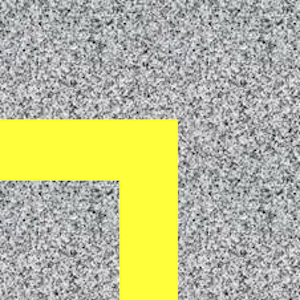
#> input picture raw_img/tex/DL.png, 300 x 300 px, given in place of mountain.png, which was not available
$ python convert_images.py
#> lines starting #> are read from the running program, lines starting #| are printed output that depends on the picture; pictures that were not available may be replaced by others from this repository, and a replacement may not be noted
from PIL import Image

def next_pow2(n):
    p = 1
    while p < n:
        p *= 2
    return min(p, 512)

def convert(path_in, path_out):
    # Lê a imagem
#> called with path_in = 'raw_img/tex/mountain.png', path_out = 'assets/tex/mountain.raw'
    img = Image.open(path_in).convert("RGBA")
#> img is the input picture: PIL image 300x300 RGBA; mean R, G, B, A 185.6, 186.6, 149.1, 255

    # Inverte a imagem de ponta-cabeça para casar com o OpenGL
    img = img.transpose(Image.FLIP_TOP_BOTTOM)
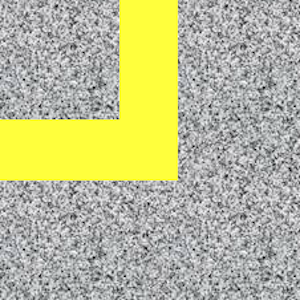
#> img: PIL image 300x300 RGBA; mean R, G, B, A 185.6, 186.6, 149.1, 255

    w, h = img.size
#> w = 300; h = 300
    nw, nh = next_pow2(w), next_pow2(h)
#> nw = 512; nh = 512

    if (nw, nh) != (w, h):
        # CORREÇÃO: Usando LANCZOS para tudo!
        # Ele suaviza a imagem ao redimensionar, tirando o aspecto "nojento/serrilhado" da areia e asfalto.
        img = img.resize((nw, nh), Image.LANCZOS)
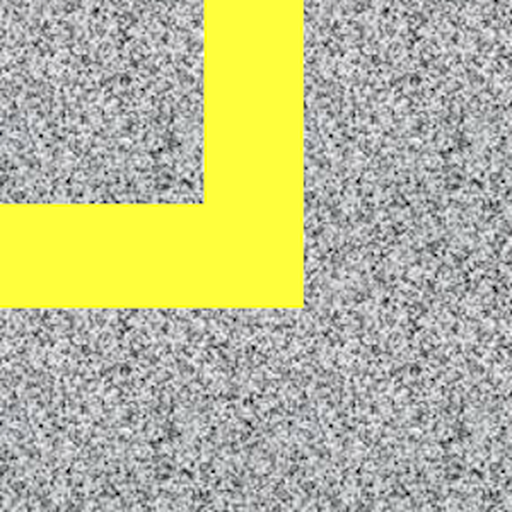
#> img: PIL image 512x512 RGBA; mean R, G, B, A 185.6, 186.6, 149.1, 255

    data = img.tobytes("raw", "RGBA")

    with open(path_out, "wb") as f:
        f.write(nw.to_bytes(4, "little"))
        f.write(nh.to_bytes(4, "little"))
        f.write(data)

    print(f"{path_in} -> {path_out} ({nw}x{nh}, original {w}x{h})")
#| raw_img/tex/mountain.png -> assets/tex/mountain.raw (512x512, original 300x300)

if __name__ == "__main__":
    # [9 lines of commented-out code are left out]
    map_textures = ["mountain"]
    for name in map_textures:
        base = name.rsplit(".", 1)[0]
        convert(f"raw_img/tex/{name}.png", f"assets/tex/{name}.raw")

$ run again, on raw_img/tex/None.png
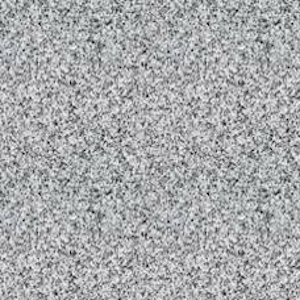
#> input picture raw_img/tex/None.png, 300 x 300 px, given in place of mountain.png, which was not available
#> in convert, img is the input picture: PIL image 300x300 RGBA; mean R, G, B, A 168.7, 169.8, 171.3, 255
#> in convert, `img = img.transpose(Image.FLIP_TOP_BOTTOM)`:
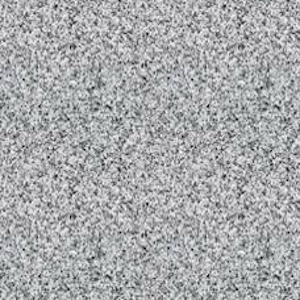
#> img: PIL image 300x300 RGBA; mean R, G, B, A 168.7, 169.8, 171.3, 255
#> in convert, `img = img.resize((nw, nh), Image.LANCZOS)`:
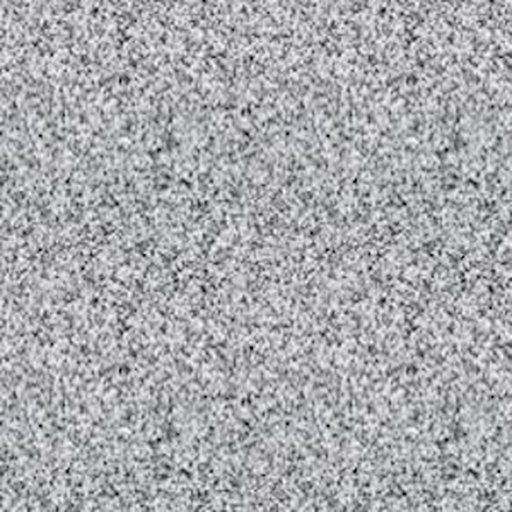
#> img: PIL image 512x512 RGBA; mean R, G, B, A 168.7, 169.8, 171.3, 255
#| raw_img/tex/mountain.png -> assets/tex/mountain.raw (512x512, original 300x300)

$ run again, on raw_img/tex/UD.png
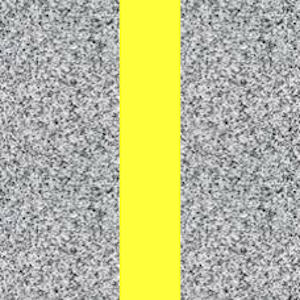
#> input picture raw_img/tex/UD.png, 300 x 300 px, given in place of mountain.png, which was not available
#> in convert, img is the input picture: PIL image 300x300 RGBA; mean R, G, B, A 186.3, 187.2, 148.6, 255
#> in convert, `img = img.transpose(Image.FLIP_TOP_BOTTOM)`:
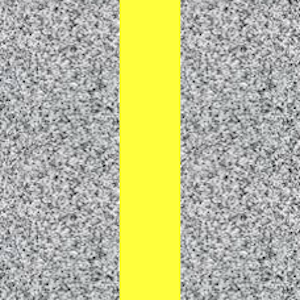
#> img: PIL image 300x300 RGBA; mean R, G, B, A 186.3, 187.2, 148.6, 255
#| raw_img/tex/mountain.png -> assets/tex/mountain.raw (512x512, original 300x300)
